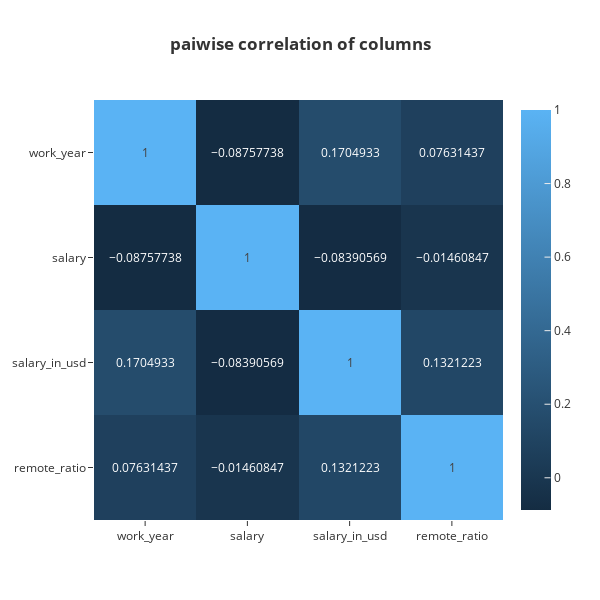

Notebook code for this chart:
### Code cell
fig=px.imshow(df.corr(numeric_only = True),text_auto=True,height=600,width=600,template='ggplot2',aspect='auto',title='<b>paiwise correlation of columns</b>')
fig.update_layout(title_x=0.5)
fig.show()

### Figure 1 — Plotly figure (JSON) as saved in the notebook; plotly's stock layout.template omitted (floating-point values rounded to 4 significant figures)
{"data": [{"coloraxis": "coloraxis", "hovertemplate": "x: %{x}<br>y: %{y}<br>color: %{z}<extra></extra>", "name": "0", "texttemplate": "%{z}", "type": "heatmap", "x": ["work_year", "salary", "salary_in_usd", "remote_ratio"], "xaxis": "x", "y": ["work_year", "salary", "salary_in_usd", "remote_ratio"], "yaxis": "y", "z": [[1, -0.08758, 0.1705, 0.07631], [-0.08758, 1, -0.08391, -0.01461], [0.1705, -0.08391, 1, 0.1321], [0.07631, -0.01461, 0.1321, 1]]}], "layout": {"coloraxis": {"colorscale": [[0, "rgb(20,44,66)"], [1, "rgb(90,179,244)"]]}, "height": 600, "title": {"text": "<b>paiwise correlation of columns</b>", "x": 0.5}, "width": 600, "xaxis": {"anchor": "y", "domain": [0, 1]}, "yaxis": {"anchor": "x", "autorange": "reversed", "domain": [0, 1]}}}
